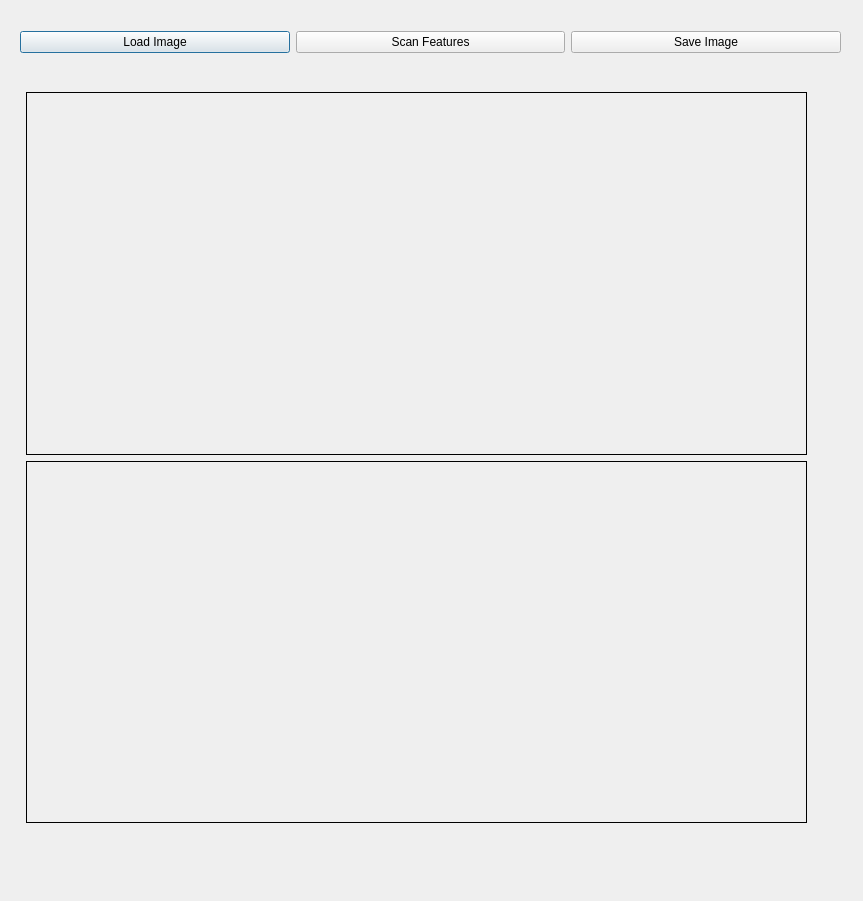
<?xml version="1.0" encoding="UTF-8"?>
<ui version="4.0">
 <class>Dialog</class>
 <widget class="QDialog" name="Dialog">
  <property name="geometry">
   <rect>
    <x>0</x>
    <y>0</y>
    <width>863</width>
    <height>901</height>
   </rect>
  </property>
  <property name="windowTitle">
   <string>Dialog</string>
  </property>
  <widget class="QWidget" name="">
   <property name="geometry">
    <rect>
     <x>20</x>
     <y>30</y>
     <width>821</width>
     <height>25</height>
    </rect>
   </property>
   <layout class="QHBoxLayout" name="horizontalLayout">
    <item>
     <widget class="QPushButton" name="loadButton">
      <property name="text">
       <string>Load Image</string>
      </property>
     </widget>
    </item>
    <item>
     <widget class="QPushButton" name="scanButton">
      <property name="text">
       <string>Scan Features</string>
      </property>
     </widget>
    </item>
    <item>
     <widget class="QPushButton" name="saveButton">
      <property name="text">
       <string>Save Image</string>
      </property>
     </widget>
    </item>
   </layout>
  </widget>
  <widget class="QWidget" name="">
   <property name="geometry">
    <rect>
     <x>26</x>
     <y>92</y>
     <width>781</width>
     <height>731</height>
    </rect>
   </property>
   <layout class="QVBoxLayout" name="verticalLayout">
    <item>
     <widget class="QLabel" name="imgLabel">
      <property name="frameShape">
       <enum>QFrame::Box</enum>
      </property>
      <property name="text">
       <string/>
      </property>
     </widget>
    </item>
    <item>
     <widget class="QLabel" name="imgCharLabel">
      <property name="frameShape">
       <enum>QFrame::Box</enum>
      </property>
      <property name="text">
       <string/>
      </property>
     </widget>
    </item>
   </layout>
  </widget>
 </widget>
 <resources/>
 <connections/>
</ui>
